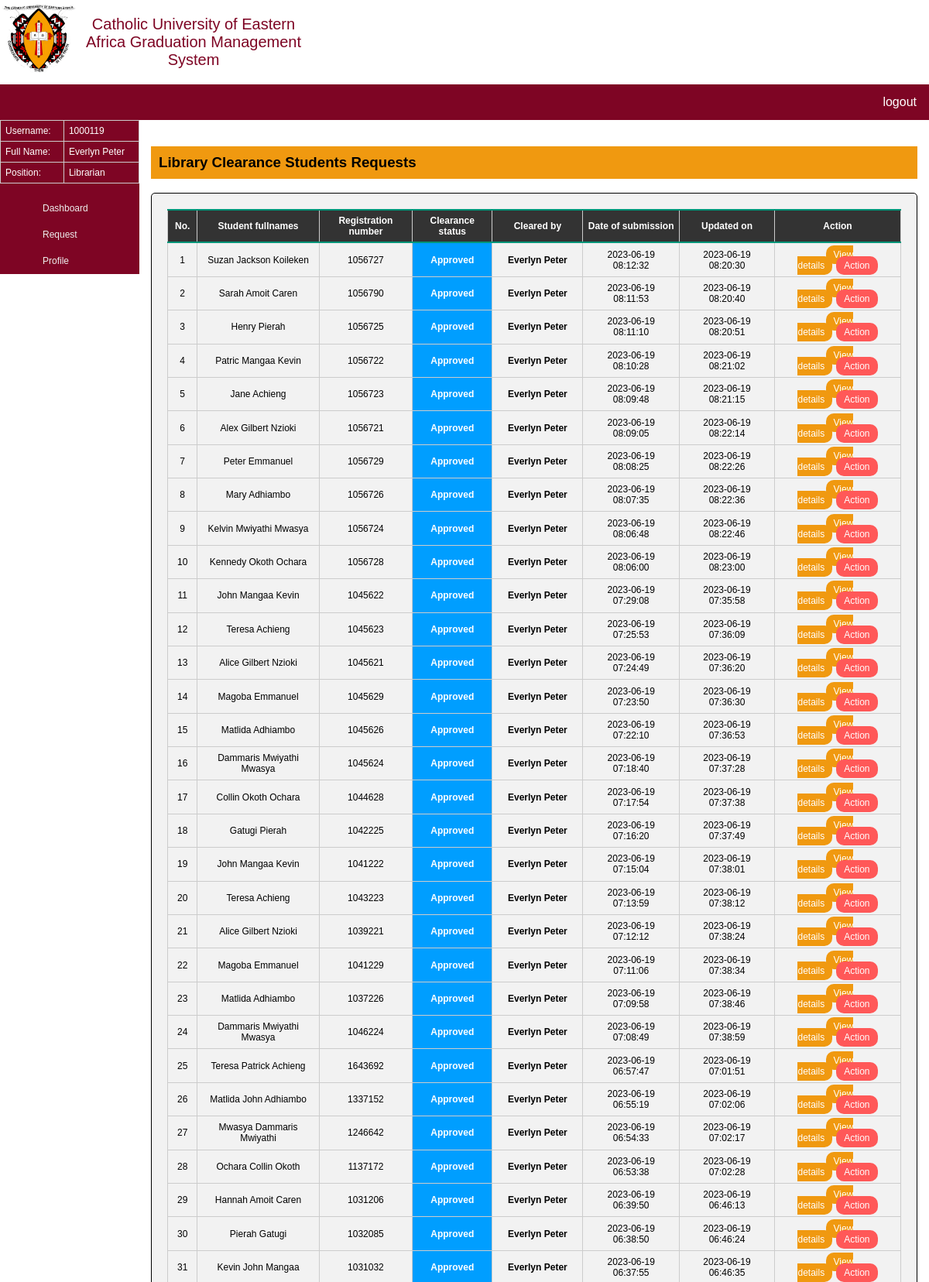
Page /library/clearanceRequests.php (signed in, upper part) on the committed database.
### tables this page shows
CREATE TABLE `library_clearance_request` (
  `lib_req_id` int NOT NULL AUTO_INCREMENT,
  `clr_id` int NOT NULL,
  `std_fullnames` varchar(200) NOT NULL,
  `std_regNo` varchar(50) NOT NULL,
  `stdStatus` enum('Pending','Approved','Rejected') NOT NULL DEFAULT 'Pending',
  `emp_fullname` varchar(200) DEFAULT NULL,
  `created_at` timestamp NULL DEFAULT CURRENT_TIMESTAMP,
  `updated_at` timestamp NULL DEFAULT CURRENT_TIMESTAMP ON UPDATE CURRENT_TIMESTAMP,
  PRIMARY KEY (`lib_req_id`),
  KEY `clr_id` (`clr_id`),
  CONSTRAINT `library_clearance_request_ibfk_1` FOREIGN KEY (`clr_id`) REFERENCES `clearance` (`clr_id`) ON DELETE CASCADE ON UPDATE CASCADE
);

### library/clearanceRequests.php (the view, shortened to what this page needs)
<?php require_once("../config.php");
?>
<!DOCTYPE html>
<html lang="en">
<head>
    <link rel="stylesheet" href="../assets/css/style.css?v=<?php echo time(); ?>">
</head>
<body>
    <div class="header">
        <div class="logo">
            <img src="../assets/images/logo/CUEA-logo.png" width="100">
            <p>Catholic University of Eastern Africa Graduation Management System</p>
        </div>
    </div>
    <div class="navbar">
        <ul>
            <li style="float:right"><a href="../logout.php">logout</a></li>
        </ul>
    </div>
    <div class="section">
        <div class="row">
            <div class="left" style="background-color:#7E0524; ">
                <div class="row">
                    <table style="color:#fff; text-align:left; padding-left:10px;">
                        <tr>
                            <td>Username:</td>
                            <td><?php echo $_SESSION['username'];?></td>
                        </tr>
                        <tr>
                            <td>Full Name:</td>
                            <td><?php echo $_SESSION['fullname'];?></td>
                        </tr>
                        <tr>
                            <td>Position:</td>
                            <td><?php echo $_SESSION['position'];?></td>
                        </tr>
                    </table>
                </div>
                <nav class="vertical">
                    <ul>
                        <li><a href="librarian.php">Dashboard</a></li>
                        <li><a href="#">Request</a>
                        </li>
                        <li><a href="viewprofile.php">Profile</a></li>
                    </ul>
                </nav>
            </div>
            <div class="right" style="background-color:#FFF;">
                <h3>Library Clearance Students Requests</h3>
                <div class="clearance-form">
                    <table class="table">
                        <thead>
                            <tr>
                                <th>
                                    No.
                                </th>
                                <th>
                                    Student fullnames
                                </th>
                                <th>
                                    Registration number </th>
                                <th>
                                    Clearance status
                                </th>
                                <th>
                                    Cleared by
                                </th>
                                <th>
                                    Date of submission </th>
                                <th>
                                    Updated on </th>
                                <th>
                                    Action
                                </th>
                            </tr>
                        </thead>
                        <tbody>
                            <?php
$query = "SELECT * FROM library_clearance_request ORDER BY created_at DESC;";
$result =$connection->query($query);
$countRow = 1;
while ($row = mysqli_fetch_array($result)) {
    $display = <<<HEREDOC
    <tr>
       <td>{$countRow}</td>
       <td>{$row['std_fullnames']}</td>
       <td>{$row['std_regNo']}</td>
       <td class='status'>{$row['stdStatus']}</td>
       <td class='status'>{$row['emp_fullname']}</td>
       <td>{$row['created_at']}</td>
       <td>{$row['updated_at']}</td>
       <td><a class="btn-v"  href="std_details.php?id={$row['std_regNo']}">View details</a><a class="btn-a" href="updateStatus.php?id={$row['std_regNo']}&fulnames={$row['std_fullnames']}">Action</a></td>
    </tr>
    HEREDOC;
                                echo $display;
$countRow++;
}?>
                        </tbody>
                    </table>
                </div>
            </div>
        </div>
    </div>
</body>
</html>

### assets/css/style.css (style rules this page uses)
* { box-sizing: border-box; }
body { font-family: 'Work Sans', sans-serif; text-align: center; margin: 0; }
.header, .navbar, .section, .footer { float: left; width: 100%; }
.header { height: 100; background-color: #fff; }
.header .logo img { float: left; }
.header .logo p { float: left; width: 25%; font-size: 20px; color:#7E0524; }
.navbar ul { list-style-type: none; margin: 0; padding: 0; overflow: hidden; background-color: #7E0524; }
.navbar li { float: left; border-right: 1px solid #bbb; }
.navbar li:last-child { border-right: none; }
.navbar li a { display: block; color: white; text-align: center; padding: 14px 16px; text-decoration: none; }
.row { display: flex; }
.left { flex: 15%; height: 100%; margin: 0px; }
.right { flex: 85%; padding: 15px; }
nav.vertical { position:relative; background:#7E0524; text-align: left; }
nav.vertical ul { list-style: none; margin:0; }
nav.vertical li { position:relative; }
nav.vertical a { display:block; color:#eee; text-decoration:none; padding:10px 15px; transition:0.2s; font-size: 12px; }
.row { margin-bottom: 5px; padding-bottom: 10px; position: relative; }
h3 { background-color:#F09910; text-align:left; padding: 10px; }

### library/clearanceRequests.php (style rules this page uses)
* { box-sizing: border-box; }
body { font-family: 'Work Sans', sans-serif; text-align: center; margin: 0; }
.header, .navbar, .section, .footer { float: left; width: 100%; }
.header { height: 100; background-color: #fff; }
.header .logo img { float: left; }
.header .logo p { float: left; width: 25%; font-size: 20px; color: #7E0524; }
.navbar ul { list-style-type: none; margin: 0; padding: 0; overflow: hidden; background-color: #7E0524; }
.navbar li { float: left; border-right: 1px solid #bbb; }
.navbar li:last-child { border-right: none; }
.navbar li a { display: block; color: white; text-align: center; padding: 14px 16px; text-decoration: none; }
.row { display: flex; }
.left { flex: 15%; height: 100%; margin: 0px; }
.right { flex: 85%; padding: 15px; }
nav.vertical { position: relative; background: #7E0524; text-align: left; }
nav.vertical ul { list-style: none; margin: 0; }
nav.vertical li { position: relative; }
nav.vertical a { display: block; color: #eee; text-decoration: none; padding: 10px 15px; transition: 0.2s; font-size: 12px; }
.row { margin-bottom: 5px; padding-bottom: 10px; position: relative; }
h3 { background-color: #F09910; text-align: left; padding: 10px; }
td.status { padding: 5px; font-weight: bold; }
td.approved { background-color: #009EFF; color: white; }
.clearance-form { border-radius: 5px; background-color: #f2f2f2; margin-bottom: 50px; border: 1px solid #000; padding: 20px; }
.row:after { content: ""; display: table; clear: both; }
table { width: 100%; border-collapse: collapse; }
tr:nth-of-type(odd) { background: none; }
th { background: #333; color: white; font-weight: bold; }
td, th { padding: 6px; border: 1px solid #ccc; text-align: left; font-size: 12px; }
.table th { text-align: center; border-top: 2px solid #009578; border-bottom: 2px solid #009578; }
.table td, .search-input { font-size: 1em; padding: 0.6em 1em; text-align: center; }
table { width: 100%; border-collapse: collapse; font-size: 12px; }
.btn-v, .btn-a { margin-left: 5px; background-color: #F09910; color: white; padding: 5px 10px; border: none; border-radius: 10px; text-align: center; text-decoration: none; }
.btn-a { background-color: #FF5858 }

### rows in the picture
library_clearance_request: std_fullnames "Suzan Jackson Koileken", std_regNo "1056727", stdStatus "Approved", emp_fullname "Everlyn Peter", created_at "2023-06-19 08:12:32", updated_at "2023-06-19 08:20:30"
library_clearance_request: std_fullnames "Sarah Amoit Caren", std_regNo "1056790", stdStatus "Approved", emp_fullname "Everlyn Peter", created_at "2023-06-19 08:11:53", updated_at "2023-06-19 08:20:40"
library_clearance_request: std_fullnames "Henry Pierah", std_regNo "1056725", stdStatus "Approved", emp_fullname "Everlyn Peter", created_at "2023-06-19 08:11:10", updated_at "2023-06-19 08:20:51"
library_clearance_request: std_fullnames "Patric Mangaa Kevin", std_regNo "1056722", stdStatus "Approved", emp_fullname "Everlyn Peter", created_at "2023-06-19 08:10:28", updated_at "2023-06-19 08:21:02"
library_clearance_request: std_fullnames "Jane Achieng", std_regNo "1056723", stdStatus "Approved", emp_fullname "Everlyn Peter", created_at "2023-06-19 08:09:48", updated_at "2023-06-19 08:21:15"
library_clearance_request: std_fullnames "Alex Gilbert Nzioki", std_regNo "1056721", stdStatus "Approved", emp_fullname "Everlyn Peter", created_at "2023-06-19 08:09:05", updated_at "2023-06-19 08:22:14"
library_clearance_request: std_fullnames "Peter Emmanuel", std_regNo "1056729", stdStatus "Approved", emp_fullname "Everlyn Peter", created_at "2023-06-19 08:08:25", updated_at "2023-06-19 08:22:26"
library_clearance_request: std_fullnames "Mary Adhiambo", std_regNo "1056726", stdStatus "Approved", emp_fullname "Everlyn Peter", created_at "2023-06-19 08:07:35", updated_at "2023-06-19 08:22:36"
library_clearance_request: std_fullnames "Kelvin Mwiyathi Mwasya", std_regNo "1056724", stdStatus "Approved", emp_fullname "Everlyn Peter", created_at "2023-06-19 08:06:48", updated_at "2023-06-19 08:22:46"
library_clearance_request: std_fullnames "Kennedy Okoth Ochara", std_regNo "1056728", stdStatus "Approved", emp_fullname "Everlyn Peter", created_at "2023-06-19 08:06:00", updated_at "2023-06-19 08:23:00"
library_clearance_request: std_fullnames "John Mangaa Kevin", std_regNo "1045622", stdStatus "Approved", emp_fullname "Everlyn Peter", created_at "2023-06-19 07:29:08", updated_at "2023-06-19 07:35:58"
library_clearance_request: std_fullnames "Teresa Achieng", std_regNo "1045623", stdStatus "Approved", emp_fullname "Everlyn Peter", created_at "2023-06-19 07:25:53", updated_at "2023-06-19 07:36:09"
library_clearance_request: std_fullnames "Alice Gilbert Nzioki", std_regNo "1045621", stdStatus "Approved", emp_fullname "Everlyn Peter", created_at "2023-06-19 07:24:49", updated_at "2023-06-19 07:36:20"
library_clearance_request: std_fullnames "Magoba Emmanuel", std_regNo "1045629", stdStatus "Approved", emp_fullname "Everlyn Peter", created_at "2023-06-19 07:23:50", updated_at "2023-06-19 07:36:30"
library_clearance_request: std_fullnames "Matlida Adhiambo", std_regNo "1045626", stdStatus "Approved", emp_fullname "Everlyn Peter", created_at "2023-06-19 07:22:10", updated_at "2023-06-19 07:36:53"
library_clearance_request: std_fullnames "Dammaris Mwiyathi Mwasya", std_regNo "1045624", stdStatus "Approved", emp_fullname "Everlyn Peter", created_at "2023-06-19 07:18:40", updated_at "2023-06-19 07:37:28"
library_clearance_request: std_fullnames "Collin Okoth Ochara", std_regNo "1044628", stdStatus "Approved", emp_fullname "Everlyn Peter", created_at "2023-06-19 07:17:54", updated_at "2023-06-19 07:37:38"
library_clearance_request: std_fullnames "Gatugi Pierah", std_regNo "1042225", stdStatus "Approved", emp_fullname "Everlyn Peter", created_at "2023-06-19 07:16:20", updated_at "2023-06-19 07:37:49"
library_clearance_request: std_fullnames "John Mangaa Kevin", std_regNo "1041222", stdStatus "Approved", emp_fullname "Everlyn Peter", created_at "2023-06-19 07:15:04", updated_at "2023-06-19 07:38:01"
library_clearance_request: std_fullnames "Teresa Achieng", std_regNo "1043223", stdStatus "Approved", emp_fullname "Everlyn Peter", created_at "2023-06-19 07:13:59", updated_at "2023-06-19 07:38:12"
library_clearance_request: std_fullnames "Alice Gilbert Nzioki", std_regNo "1039221", stdStatus "Approved", emp_fullname "Everlyn Peter", created_at "2023-06-19 07:12:12", updated_at "2023-06-19 07:38:24"
library_clearance_request: std_fullnames "Magoba Emmanuel", std_regNo "1041229", stdStatus "Approved", emp_fullname "Everlyn Peter", created_at "2023-06-19 07:11:06", updated_at "2023-06-19 07:38:34"
library_clearance_request: std_fullnames "Matlida Adhiambo", std_regNo "1037226", stdStatus "Approved", emp_fullname "Everlyn Peter", created_at "2023-06-19 07:09:58", updated_at "2023-06-19 07:38:46"
library_clearance_request: std_fullnames "Dammaris Mwiyathi Mwasya", std_regNo "1046224", stdStatus "Approved", emp_fullname "Everlyn Peter", created_at "2023-06-19 07:08:49", updated_at "2023-06-19 07:38:59"
library_clearance_request: std_fullnames "Teresa Patrick Achieng", std_regNo "1643692", stdStatus "Approved", emp_fullname "Everlyn Peter", created_at "2023-06-19 06:57:47", updated_at "2023-06-19 07:01:51"
library_clearance_request: std_fullnames "Matlida John Adhiambo", std_regNo "1337152", stdStatus "Approved", emp_fullname "Everlyn Peter", created_at "2023-06-19 06:55:19", updated_at "2023-06-19 07:02:06"
library_clearance_request: std_fullnames "Mwasya Dammaris Mwiyathi", std_regNo "1246642", stdStatus "Approved", emp_fullname "Everlyn Peter", created_at "2023-06-19 06:54:33", updated_at "2023-06-19 07:02:17"
library_clearance_request: std_fullnames "Ochara Collin Okoth", std_regNo "1137172", stdStatus "Approved", emp_fullname "Everlyn Peter", created_at "2023-06-19 06:53:38", updated_at "2023-06-19 07:02:28"
library_clearance_request: std_fullnames "Hannah Amoit Caren", std_regNo "1031206", stdStatus "Approved", emp_fullname "Everlyn Peter", created_at "2023-06-19 06:39:50", updated_at "2023-06-19 06:46:13"
library_clearance_request: std_fullnames "Pierah Gatugi", std_regNo "1032085", stdStatus "Approved", emp_fullname "Everlyn Peter", created_at "2023-06-19 06:38:50", updated_at "2023-06-19 06:46:24"
library_clearance_request: std_fullnames "Kevin John Mangaa", std_regNo "1031032", stdStatus "Approved", emp_fullname "Everlyn Peter", created_at "2023-06-19 06:37:55", updated_at "2023-06-19 06:46:35"

### other values in the picture
$_SESSION['username'] "1000119"
$_SESSION['fullname'] "Everlyn Peter"
$_SESSION['position'] "Librarian"
